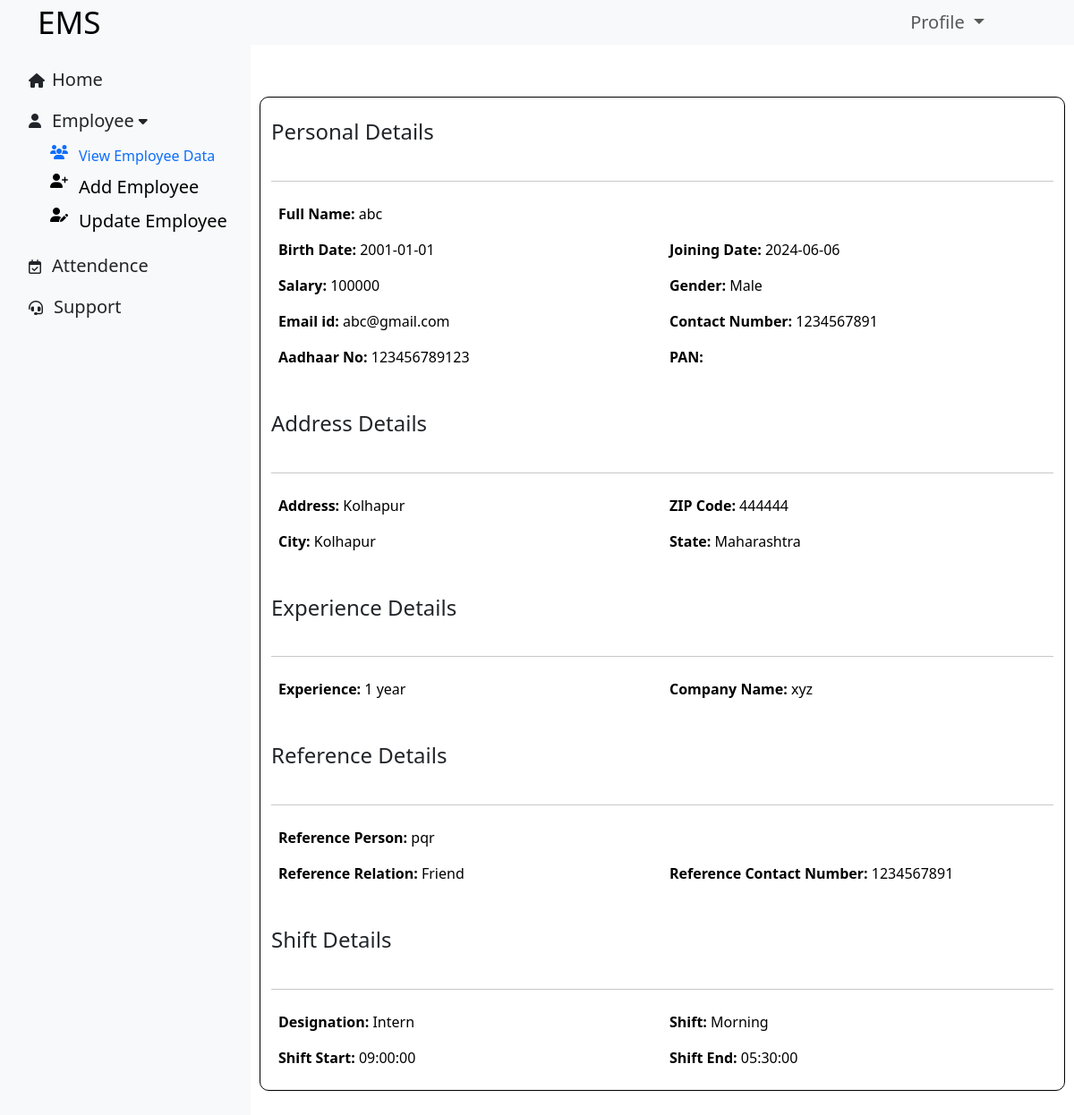
The app's page /viewEmployeeDetails.php?emp_id=1 (signed in) with its own data.
### tables this page shows
CREATE TABLE `employee` (
  `emp_id` int NOT NULL AUTO_INCREMENT,
  `fullname` varchar(45) NOT NULL,
  `dob` date NOT NULL,
  `joining_date` date NOT NULL,
  `salary` decimal(10,0) NOT NULL,
  `gender` varchar(10) NOT NULL,
  `email_id` varchar(45) NOT NULL,
  `contact_no` int NOT NULL,
  `aadhaar_no` bigint NOT NULL,
  `pan_no` varchar(20) DEFAULT NULL,
  `address` varchar(45) NOT NULL,
  `zip_code` int NOT NULL,
  `city` varchar(20) NOT NULL,
  `state` varchar(20) NOT NULL,
  `experience` varchar(10) NOT NULL,
  `company_name` varchar(45) NOT NULL,
  `refer_person` varchar(45) DEFAULT NULL,
  `refer_relation` varchar(45) DEFAULT NULL,
  `refer_contact` int DEFAULT NULL,
  `profile_pic` blob,
  `designation` varchar(45) DEFAULT NULL,
  `shift` varchar(45) DEFAULT NULL,
  `shift_start` time DEFAULT NULL,
  `shift_end` time DEFAULT NULL,
  `flag` tinyint DEFAULT '1',
  PRIMARY KEY (`emp_id`)
);

### viewEmployeeDetails.php (the view, shortened to what this page needs)
<?php include('dbconnect/connect.php')?>
<?php
if (isset($_GET['emp_id'])) {
    $emp_id = $_GET['emp_id'];
}
$query = "SELECT * FROM `employee` where `emp_id` = '$emp_id' ";
$result = $conn->query($query);
if (!$result) {
    die("query Failed");
} else {
    $row = mysqli_fetch_assoc($result);
}
?>
<!DOCTYPE html>
<html lang="en">
<head>
    <link rel="stylesheet" href="css/bootstrap.min.css">
    <link rel="stylesheet" href="css/style.css">
</head>
<body>
    <?php include('header.php'); ?>
    <div class="wrapper">
        <div class="d-flex flex-column flex-shrink-0 p-3 bg-light" style="width: 280px; height:92vh;">
            <ul class="nav nav-pills flex-column mb-auto">
                <li class="nav-item">
                    <a href="index.php" class="nav-link link-dark" aria-current="page">
                        <i class="fa-solid fa-house"></i><span style="margin-left: 8px;font-size:20px;">Home</span>
                    </a>
                </li>
                <li class="mb-1">
                    <button class="btn btn-toggle d-inline-flex align-items-center rounded border-0 collapsed nav-link link-dark" data-bs-toggle="collapse" data-bs-target="#home-collapse">
                        <i class="fa fa-solid fa-user"></i><span style="margin-left: 12px; font-size:20px">Employee</span><i class="fa-solid fa-caret-down" style="margin-left: 5px;"></i>
                    </button>
                    <div class="collapse drop-down-menu show" id="home-collapse">
                        <ul class="btn-toggle-nav list-unstyled fw-normal pb-1 ">
                            <li><a href="employee.php" class="link-body-emphasis d-inline-flex text-decoration-none rounded my-1" style="margin-left: 40px;"><i class="fa-solid fa-users" style="color:#0d6efd;"></i><span style="margin-left: 12px; color:#0d6efd">View Employee Data</a></span></li>
                            <li><a href="addEmployee.php" class="link-body-emphasis d-inline-flex text-decoration-none rounded my-1" style="margin-left: 40px;"> <i class="fa fa-solid fa-user-plus"></i><span style="margin-left: 12px; font-size:20px">Add Employee</a></li></span>
                            <li><a href="updateEmployee.php" class="link-body-emphasis d-inline-flex text-decoration-none rounded my-1" style="margin-left: 40px;"><i class="fa fa-solid fa-user-pen"></i><span style="margin-left: 12px;  font-size:20px">Update Employee</a></span></li>
                        </ul>
                    </div>
                </li>
                <li>
                    <a href="attendence.php" class="nav-link link-dark">
                        <i class="fa-regular fa-calendar-check"></i><span style="margin-left: 12px;  font-size:20px">Attendence</span>
                    </a>
                </li>
                <li>
                    <a href="support.php" class="nav-link link-dark">
                        <i class="fa-solid fa-headset"></i><span style="margin-left: 12px;  font-size:20px">Support</span>
                    </a>
                </li>
            </ul>
        </div>
        <div class="main" style="overflow-y: auto ; max-height:92vh;">
            <div class="container my-5 d-flex flex-column" style="border: 1px solid black; border-radius: 10px">
        <table class="table table-borderless">
            <tr>
                <h4 class="my-4">Personal Details</h4>
            </tr>
            <hr>
            <tr>
                <td><b>Full Name:</b> <?php echo $row['fullname'] ?></td>
            </tr>
            <tr>
                <td class="col-6"><b>Birth Date:</b> <?php echo $row['dob'] ?></td>
                <td class="col-6"><b>Joining Date:</b> <?php echo $row['joining_date'] ?></td>
            </tr>
            <tr>
                <td class="col-6"><b>Salary:</b> <?php echo $row['salary'] ?></td>
                <td class="col-6"><b>Gender:</b> <?php echo $row['gender'] ?></td>
            </tr>
            <tr>
                <td class="col-6"><b>Email id:</b> <?php echo $row['email_id'] ?></td>
                <td class="col-6"><b>Contact Number:</b> <?php echo $row['contact_no'] ?></td>
            </tr>
            <tr>
                <td class="col-6"><b>Aadhaar No:</b> <?php echo $row['aadhaar_no'] ?></td>
                <td class="col-6"><b>PAN:</b> <?php echo $row['pan_no'] ?></td>
            </tr>
        </table>
        <table class="table table-borderless">
            <tr>
                <h4 class="my-4">Address Details</h4>
            </tr>
            <hr>
            <tr>
                <td class="col-6"><b>Address:</b> <?php echo $row['address'] ?></td>
                <td class="col-6"><b>ZIP Code:</b> <?php echo $row['zip_code'] ?></td>
            </tr>
            <tr>
                <td class="col-6"><b>City:</b> <?php echo $row['city'] ?></td>
                <td class="col-6"><b>State:</b> <?php echo $row['state'] ?></td>
            </tr>
        </table>
        <table class="table table-borderless">
            <tr>
            <h4 class="my-4">Experience Details</h4>
            </tr>
            <hr>
            <tr>
                <td class="col-6"><b>Experience:</b> <?php echo $row['experience'] ?></td>
                <td class="col-6"><b>Company Name:</b> <?php echo $row['company_name'] ?></td>
            </tr>
        </table>
        <table class="table table-borderless">
            <tr>
            <h4 class="my-4">Reference Details</h4>
            </tr>
            <hr>
            <tr>
                <td class=""><b>Reference Person:</b> <?php echo $row['refer_person'] ?></td>
            </tr>
            <tr>
                <td class="col-6"><b>Reference Relation:</b> <?php echo $row['refer_relation'] ?></td>
                <td class="col-6"><b>Reference Contact Number:</b> <?php echo $row['refer_contact'] ?></td>
            </tr>
        </table>
        <table class="table table-borderless">
            <tr>
            <h4 class="my-4">Shift Details</h4>
            </tr>
            <hr>
            <tr>
                <td class="col-6"><b>Designation:</b> <?php echo $row['designation'] ?></td>
                <td class="col-6"><b>Shift:</b> <?php echo $row['shift'] ?></td>
            </tr>
            <tr>
                <td class="col-6"><b>Shift Start:</b> <?php echo $row['shift_start'] ?></td>
                <td class="col-6"><b>Shift End:</b> <?php echo $row['shift_end'] ?></td>
            </tr>
        </table>
    </div>
        </div>
    </div>
</body>
</html>

### css/style.css (style rules this page uses)
.wrapper { display: flex; }
.main { flex:1; padding: 10px; }

### viewEmployeeDetails.php (style rules this page uses)
.wrapper { display: flex; }
.main { flex: 1; padding: 10px; }

### records on screen
employee: fullname "abc", dob "2001-01-01", joining_date "2024-06-06", salary "100000", gender "Male", email "abc@gmail.com", contact_no "1234567891", aadhaar_no "123456789123", address "Kolhapur", zip_code "444444", city "Kolhapur", state "Maharashtra", experience "1 year", company_name "xyz", refer_person "pqr", refer_relation "Friend", refer_contact "1234567891", designation "Intern", shift "Morning", shift_start "09:00:00", shift_end "05:30:00"
